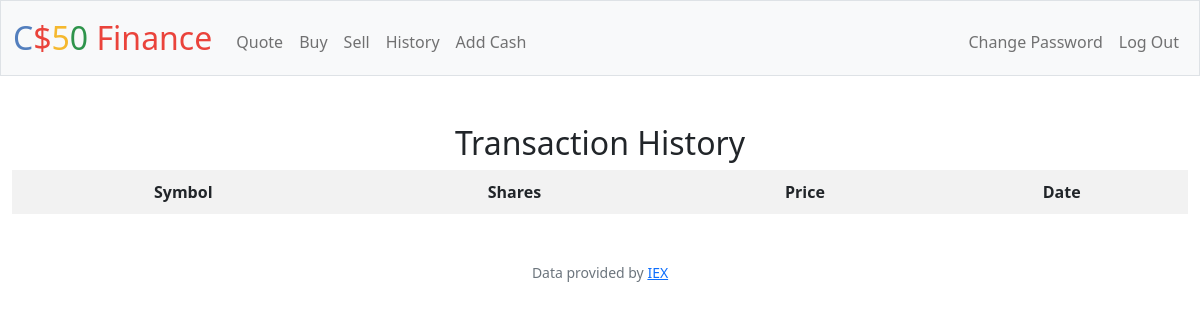
/history (signed in), run on an earlier commit of the app's database.
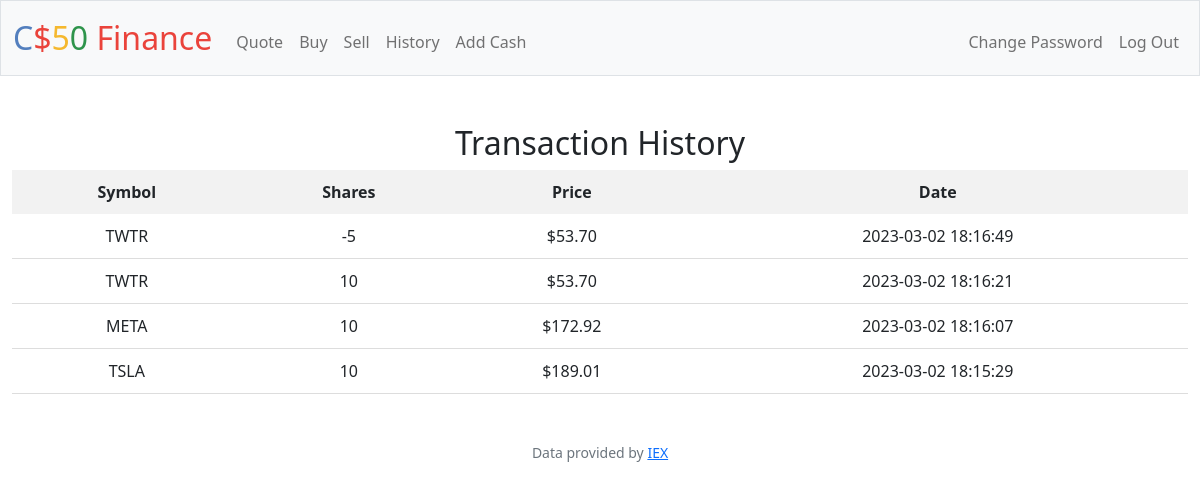
And on a later commit of the database.
### tables this page shows
CREATE TABLE 'transactions' ('id' INTEGER PRIMARY KEY AUTOINCREMENT NOT NULL, 'user_id' INTEGER, 'symbol' TEXT, 'shares' INTEGER, 'price' REAL, 'date' DATETIME);

### app.py (the view)
@app.route("/history")
@login_required
def history():
    user_id = session["user_id"]
    transactions = db.execute("SELECT symbol, shares, price, date FROM transactions WHERE user_id = ? ORDER BY date DESC", user_id)
    return render_template("history.html", transactions=transactions, usd=usd)

### app.py (called while the page is built)
@app.after_request
def after_request(response):
    response.headers["Cache-Control"] = "no-cache, no-store, must-revalidate"
    response.headers["Expires"] = 0
    response.headers["Pragma"] = "no-cache"
    return response

### helpers.py (called while the page is built)
def login_required(f):
    @wraps(f)
    def decorated_function(*args, **kwargs):
        if session.get("user_id") is None:
            return redirect("/login")
        return f(*args, **kwargs)
    return decorated_function

def usd(value):
    return f"${value:,.2f}"

### templates/history.html (shortened to what this page needs)
{% extends "layout.html" %}
{% block main %}
    <h2>Transaction History</h2>
    <table>
        <thead>
            <tr>
                <th>Symbol</th>
                <th>Shares</th>
                <th>Price</th>
                <th>Date</th>
            </tr>
        </thead>
        <tbody>
            {% for transaction in transactions %}
                <tr>
                    <td>{{ transaction.symbol }}</td>
                    <td>{{ transaction.shares }}</td>
                    <td>{{ usd(transaction.price) }}</td>
                    <td>{{ transaction.date }}</td>
                </tr>
            {% endfor %}
        </tbody>
    </table>
{% endblock %}

### templates/layout.html (shortened to what this page needs)
<!DOCTYPE html>
<html lang="en">
    <head>
        <link href="https://cdn.jsdelivr.net/npm/bootstrap@5.1.3/dist/css/bootstrap.min.css" rel="stylesheet">
        <link href="/static/styles.css" rel="stylesheet">
    </head>
    <body>
        <nav class="bg-light border navbar navbar-expand-md navbar-light">
            <div class="container-fluid">
                <a class="navbar-brand" href="/"><span class="blue">C</span><span class="red">$</span><span class="yellow">5</span><span class="green">0</span> <span class="red">Finance</span></a>
                <div class="collapse navbar-collapse" id="navbar">
                    {% if session["user_id"] %}
                        <ul class="navbar-nav me-auto mt-2">
                            <li class="nav-item"><a class="nav-link" href="/quote">Quote</a></li>
                            <li class="nav-item"><a class="nav-link" href="/buy">Buy</a></li>
                            <li class="nav-item"><a class="nav-link" href="/sell">Sell</a></li>
                            <li class="nav-item"><a class="nav-link" href="/history">History</a></li>
                            <li class="nav-item"><a class="nav-link" href="/add_cash">Add Cash</a></li>
                        </ul>
                        <ul class="navbar-nav ms-auto mt-2">
                            <li class="nav-item"><a class="nav-link" href="/change_password">Change Password</a></li>
                            <li class="nav-item"><a class="nav-link" href="/logout">Log Out</a></li>
                        </ul>
                    {% else %}
                        <ul class="navbar-nav ms-auto mt-2">
                            <li class="nav-item"><a class="nav-link" href="/register">Register</a></li>
                            <li class="nav-item"><a class="nav-link" href="/login">Log In</a></li>
                        </ul>
                    {% endif %}
                </div>
            </div>
        </nav>
        <main class="container-fluid py-5 text-center">
            {% block main %}{% endblock %}
        </main>
        <footer class="mb-5 small text-center text-muted">
            Data provided by <a href="https://iexcloud.io/">IEX</a>
        </footer>
    </body>
</html>

### static/styles.css (style rules this page uses)
nav .navbar-brand { font-size: xx-large; }
nav .navbar-brand .blue { color: #537fbe; }
nav .navbar-brand .red { color: #ea433b; }
nav .navbar-brand .yellow { color: #f5b82e; }
nav .navbar-brand .green { color: #2e944b; }
table { border-collapse: collapse; width: 100%; }
th, td { padding: 10px; text-align: center; }
th { background-color: #f2f2f2; font-weight: bold; }
td { border-bottom: 1px solid #ddd; }

What changed in the data, as far as the page shows it:
added transactions: price "$53.70"
added transactions: price "$53.70"
added transactions: price "$172.92"
added transactions: price "$189.01"
